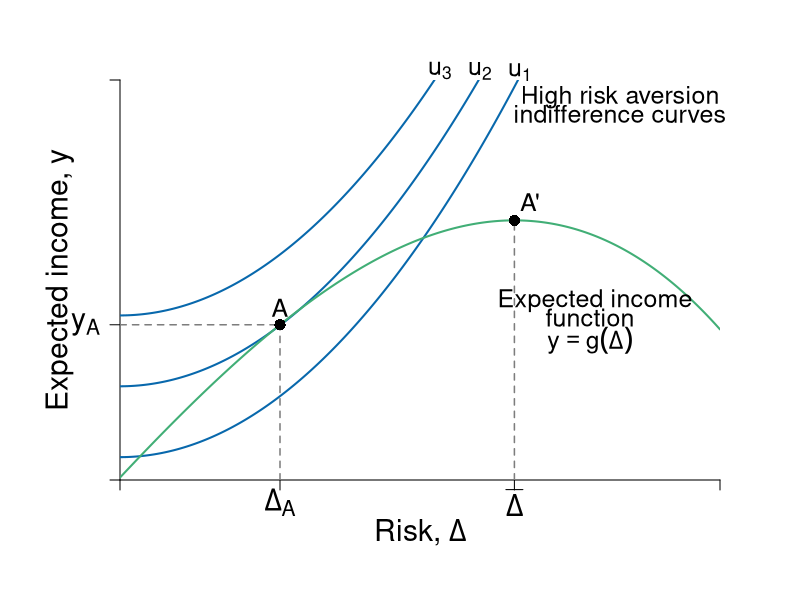

R code for this plot:
#Graph Designer: Simon Halliday & Riley Boeth '17
#Authors: Bowles, Foley and Halliday
#Title: Coordination, Conflict and Competition: A Text in Microeconomics

library(shape)
pdf(file = "capitalism/risks_feasible_very.pdf", width = 10, height = 8)


#Set parameters for graphics
axislabelsize <- 1.8
labelsize <- 1.5
namesize <- 1.8
annotatesize <- 1.5
graphlinewidth <- 2
segmentlinewidth <- 1.5

COL <- c("#7fc97f", "#beaed4", "#fdc086", "#ffff99", "#386cb0", "#f0027f", "#bf5b17", "#666666")
COLA <- c("#e0f3db", "#99d8c9","#66c2a4","#41ae76", "#238b45", "#005824")
COLB <- c("#c6dbef", "#4eb3d3", "#2b8cbe", "#0868ac","#084081")
COLC <- c("#fcfbfd", "#efedf5", "#dadaeb", "#bcbddc", "#9e9ac8", "#807dba", "#6a51a3", "#54278f", "#3f007d")
grays <- gray.colors(25, start = 1, end = 0)

#Edited the margins to cater for the larger LHS labels
par(mar =  c(6, 6, 4, 4))

#Indifference curves of a risk-averse homo economicus (2nd graph out of the two for 4.7)

indiffA <- function(x, ua=2) {
  ua + (1/12)*(x)^2
}

#Average wealth function 

avgwealth <- function(x,y){
  (1.08)*((-1/35)*(((-((.9)*x-36))^2))+36.8+((-1/10)*(x-4)+(-1/1000)*((x-3)^3)))
}

#Add limits on axes and levels of utility for each indifference curve
ylims <- c(0, 35)
xlims <- c(0, 30)

npts <- 501 
x <- seq(xlims[1], xlims[2], length.out = npts)
y <- seq(ylims[1], ylims[2], length.out = npts) 

plot(0, 0, xlim = xlims, ylim = ylims, type = "n",
     xlab = expression(paste("")),
     ylab = expression(paste("")), 
     xaxt = "n", 
     yaxt = "n", 
     cex.lab = axislabelsize, 
     bty = "n", 
     xaxs="i", 
     yaxs="i"
)

#x and y limits with plain axes without ticks/numbers to match previous graph

#ticksx <- seq(from = 0, to = xlims[2]+1, by = 4)
#xlabels <- seq(from = 0, to = xlims[2], by = 1)
ticksx <- c(xlims[1], 8, 19.72, xlims[2])
xlabels <- c(NA, expression(paste(Delta[A])), expression(paste(bar(Delta))), NA)
#ticksy <- seq(from = 0, to = ylims[2]+1, by = 4)
#ylabels <- seq(from = 0, to = ylims[2], by = 1)
ticksy <- c(ylims[1], avgwealth(8), ylims[2])
ylabels <- c(NA, expression(paste(y[A])), NA)


axis(1,at = ticksx,  pos = 0, labels = xlabels, cex.axis = axislabelsize)
axis(2,at = ticksy,  pos = 0, labels = ylabels, las = 1, cex.axis = axislabelsize)

npts <- 500 
xx1 <- seq(xlims[1], xlims[2], length.out = npts)
xx2 <- seq(0, xlims[2], length.out = npts)
xx3 <- seq(xlims[1], 0, length.out = npts)
xx4 <- seq(-11, 0, length.out = npts)


lines(xx1, indiffA(xx1, ua = 2), col = COLB[4], lwd = graphlinewidth)
lines(xx1, indiffA(xx1, ua = 8.2), col = COLB[4], lwd = graphlinewidth)
lines(xx1, indiffA(xx1, ua = 14.4), col = COLB[4], lwd = graphlinewidth)
lines(xx1, avgwealth(xx1), col = COLA[4], lwd = graphlinewidth)


#Axis labels and draw linear utility function
mtext(expression(paste("Risk, ", Delta)), side = 1, line = 2.5, cex = axislabelsize)
text(-3, 0.5*ylims[2], expression(paste("Expected income, ", y)), xpd = TRUE, cex = axislabelsize, srt = 90) 

#Label various points on line

text(8, avgwealth(8)+1.5, expression(paste(A)), cex = labelsize)
segments(8, 0, 8, avgwealth(8), lty = 2, col = grays[20], lwd = segmentlinewidth)
segments(0, avgwealth(8), 8, avgwealth(8), lty = 2, col = grays[20], lwd = segmentlinewidth)
points(8, avgwealth(8), pch = 16, col = "black", cex = 1.5)
# 
# segments(25, 0, 25, avgwealth(25), lty = 2, col = "gray", lwd = segmentlinewidth)
# points(25, avgwealth(25), pch = 16, col = "black", cex = 1.5)
# 
# text(20, avgwealth(20)+1, expression(paste(y, ""[max])), cex = labelsize)
# segments(20, 0, 20, avgwealth(20), lty = 2, col = "gray", lwd = segmentlinewidth)
# points(20, avgwealth(20), pch = 16, col = "black", cex = 1.5)
# 
# text(14.7, avgwealth(15)+1, expression(paste("e")), cex = labelsize)
# segments(15, 0, 15, avgwealth(15), lty = 2, col = "gray", lwd = segmentlinewidth)
# points(15, avgwealth(15), pch = 16, col = "black", cex = 1.5)
# 
# segments(12, 0, 12, avgwealth(12), lty = 2, col = "gray", lwd = segmentlinewidth)
# points(12, avgwealth(12), pch = 16, col = "black", cex = 1.5)

#Label relevant points on axes

#label the three indifference curves

text(20, indiffA(20)+0.355, expression(paste(u[1])), xpd = TRUE, cex = labelsize)
text(18, indiffA(18)+6.8, expression(paste(u[2])),  xpd = TRUE, cex = labelsize)
text(16, indiffA(16)+12.5, expression(paste(u[3])),  xpd = TRUE, cex = labelsize)

#Label average wealth curve and indifference curves generally

text(23.75, avgwealth(30)+2.5, expression(paste("Expected income")), xpd = TRUE, cex = labelsize)
text(23.5, avgwealth(30)+1, expression(paste("function")), xpd = TRUE, cex = labelsize)
text(23.5, avgwealth(30)-1, expression(paste(y == g(Delta))), xpd = TRUE, cex = labelsize)

#text(25, 35, expression(paste("Very")), xpd = TRUE, cex = labelsize)
text(25, 33.5, expression(paste("High risk aversion")), xpd = TRUE, cex = labelsize)
text(25, 32, expression(paste("indifference curves")), xpd = TRUE, cex = labelsize)

# Label Max
segments(19.72, 0, 19.72, 22.718, lty = 2, col = grays[20], lwd = segmentlinewidth)
points(19.72, 22.718, pch = 16, col = "black", cex = 1.5)
text(20.5, 24.3, expression(paste("A'")), xpd = TRUE, cex = labelsize)





dev.off()
